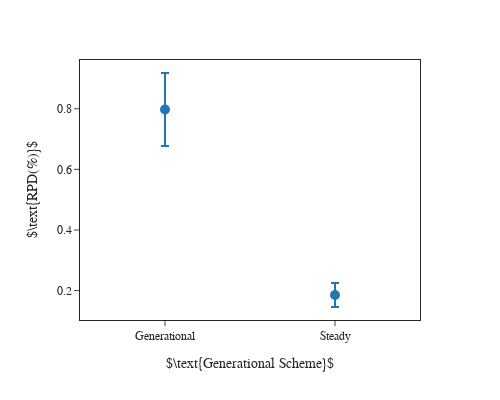

The notebook cell this image was saved under:
### Markdown cell above
### 1. Generational scheme

### Code cell
folders = ["../solutions/generational", "../solutions/steady_state"]

fig = merge_and_plot(
    folders, 
    ["Generational", "Steady"], 
    r"$\text{Generational Scheme}$", 
    r"$\text{RPD(%)}$"
)

fig.update_layout(
    xaxis_range=[-0.5,1.5]
)

fig.show()

### Figure 1 — Plotly figure (JSON) as saved in the notebook; plotly's stock layout.template omitted (floating-point values rounded to 4 significant figures)
{"data": [{"error_y": {"array": [0.1206, 0.03968]}, "hovertemplate": "index=%{x}<br>mean=%{y}<extra></extra>", "legendgroup": "", "marker": {"color": "#1F77B4", "size": 10, "symbol": "circle"}, "mode": "markers", "name": "", "orientation": "v", "showlegend": false, "type": "scatter", "x": ["Generational", "Steady"], "xaxis": "x", "y": [0.7974, 0.1856], "yaxis": "y"}], "layout": {"font": {"family": "Times New Roman"}, "height": 400, "legend": {"tracegroupgap": 0}, "margin": {"t": 60}, "width": 500, "xaxis": {"anchor": "y", "domain": [0, 1], "mirror": true, "range": [-0.5, 1.5], "title": {"text": "$\\text{Generational Scheme}$"}, "type": "category"}, "yaxis": {"anchor": "x", "domain": [0, 1], "mirror": true, "title": {"text": "$\\text{RPD(%)}$"}}}}
